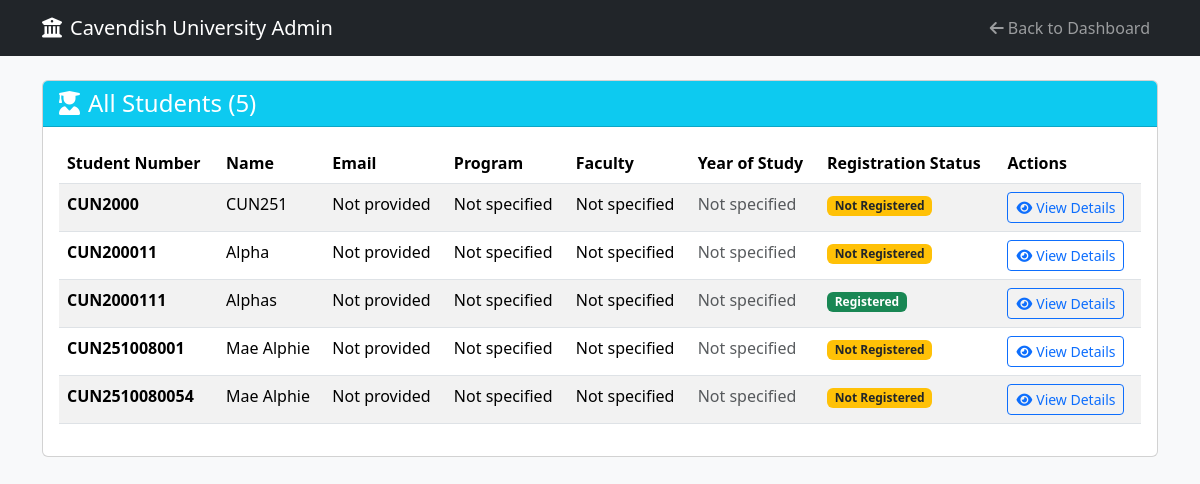
The page /admin/students (signed in) on the database its author committed.
### app/models.py (models this page shows, shortened)
class Student(db.Model):
    __tablename__ = "student"
    id = db.Column(db.Integer, primary_key=True)
    student_number = db.Column(db.String(20), unique=True, nullable=False)
    name = db.Column(db.String(100), nullable=False)
    email = db.Column(db.String(120), unique=True, nullable=True)
    phone = db.Column(db.String(20), nullable=True)
    program = db.Column(db.String(50), nullable=True)
    faculty = db.Column(db.String(100), nullable=True)
    intake_year = db.Column(db.Integer, nullable=True)
    year_of_study = db.Column(db.Integer, nullable=True)
    semester = db.Column(db.String(20), nullable=True)
    created_at = db.Column(db.DateTime, default=lambda: datetime.now(timezone.utc))
    user = db.relationship("User", back_populates="student_profile", uselist=False, foreign_keys=[User.student_id])
    payments = db.relationship("Payment", back_populates="student", lazy=True, cascade="all, delete-orphan")
    registrations = db.relationship("Registration", back_populates="student", lazy=True, cascade="all, delete-orphan")
    registration_slips = db.relationship("RegistrationSlip", back_populates="student", lazy=True, cascade="all, delete-orphan")
    @property
    def registration_slip(self):
        return self.registration_slips[0] if self.registration_slips else None

### app/routes/admin_routes.py (the view)
@admin_bp.route('/students')
@admin_required
def view_students():
    students = Student.query.all()
    return render_template('admin/students.html', students=students)

### app/routes/admin_routes.py (called while the page is built)
def admin_required(f):
    @wraps(f)
    def decorated_function(*args, **kwargs):
        if 'user_id' not in session or session.get('role') != 'admin':
            flash("Please log in as admin to access this page.", "warning")
            return redirect(url_for('admin.admin_login'))
        return f(*args, **kwargs)
    return decorated_function

### app/templates/admin/students.html (shortened to what this page needs)
<!DOCTYPE html>
<html lang="en">
<head>
    <link rel="stylesheet" href="https://cdn.jsdelivr.net/npm/bootstrap@5.3.2/dist/css/bootstrap.min.css">
    <link rel="stylesheet" href="https://cdnjs.cloudflare.com/ajax/libs/font-awesome/6.4.0/css/all.min.css">
</head>
<body class="bg-light">
    <nav class="navbar navbar-expand-lg navbar-dark bg-dark">
        <div class="container">
            <a class="navbar-brand" href="{{ url_for('admin.dashboard') }}">
                <i class="fas fa-university me-2"></i>Cavendish University Admin
            </a>
            <div class="navbar-nav ms-auto">
                <a class="nav-link" href="{{ url_for('admin.dashboard') }}">
                    <i class="fas fa-arrow-left me-1"></i>Back to Dashboard
                </a>
            </div>
        </div>
    </nav>
    <div class="container mt-4">
        <div class="card">
            <div class="card-header bg-info text-white">
                <h4 class="mb-0">
                    <i class="fas fa-user-graduate me-2"></i>All Students ({{ students|length }})
                </h4>
            </div>
            <div class="card-body">
                {% if students %}
                    <div class="table-responsive">
                        <table class="table table-striped">
                            <thead>
                                <tr>
                                    <th>Student Number</th>
                                    <th>Name</th>
                                    <th>Email</th>
                                    <th>Program</th>
                                    <th>Faculty</th>
                                    <th>Year of Study</th>
                                    <th>Registration Status</th>
                                    <th>Actions</th>
                                </tr>
                            </thead>
                            <tbody>
                                {% for student in students %}
                                <tr>
                                    <td><strong>{{ student.student_number }}</strong></td>
                                    <td>{{ student.name }}</td>
                                    <td>{{ student.email or 'Not provided' }}</td>
                                    <td>{{ student.program or 'Not specified' }}</td>
                                    <td>{{ student.faculty or 'Not specified' }}</td>
                                    <td>
                                        {% if student.year_of_study %}
                                            Year {{ student.year_of_study }}
                                        {% else %}
                                            <span class="text-muted">Not specified</span>
                                        {% endif %}
                                    </td>
                                    <td>
                                        {% if student.registration_slip %}
                                            <span class="badge bg-success">Registered</span>
                                        {% else %}
                                            <span class="badge bg-warning text-dark">Not Registered</span>
                                        {% endif %}
                                    </td>
                                    <td>
                                        <a href="{{ url_for('admin.view_student_details', student_id=student.id) }}"
                                           class="btn btn-sm btn-outline-primary">
                                            <i class="fas fa-eye me-1"></i>View Details
                                        </a>
                                    </td>
                                </tr>
                                {% endfor %}
                            </tbody>
                        </table>
                    </div>
                {% else %}
                    <div class="text-center py-4">
                        <i class="fas fa-user-graduate fa-3x text-muted mb-3"></i>
                        <h5 class="text-muted">No Students Found</h5>
                        <p class="text-muted">Student records will appear here once they register in the system.</p>
                    </div>
                {% endif %}
            </div>
        </div>
    </div>
</body>
</html>

### rows shown on the page
Student: student_number "CUN2000", name "CUN251", email "Not provided", program "Not specified", faculty "Not specified", shows "Not Registered"
Student: student_number "CUN200011", name "Alpha", email "Not provided", program "Not specified", faculty "Not specified", shows "Not Registered"
Student: student_number "CUN2000111", name "Alphas", email "Not provided", program "Not specified", faculty "Not specified", shows "Registered"
Student: student_number "CUN251008001", name "Mae Alphie", email "Not provided", program "Not specified", faculty "Not specified", shows "Not Registered"
Student: student_number "CUN2510080054", name "Mae Alphie", email "Not provided", program "Not specified", faculty "Not specified", shows "Not Registered"

### other values the page prints
{{ students|length }} "5"
